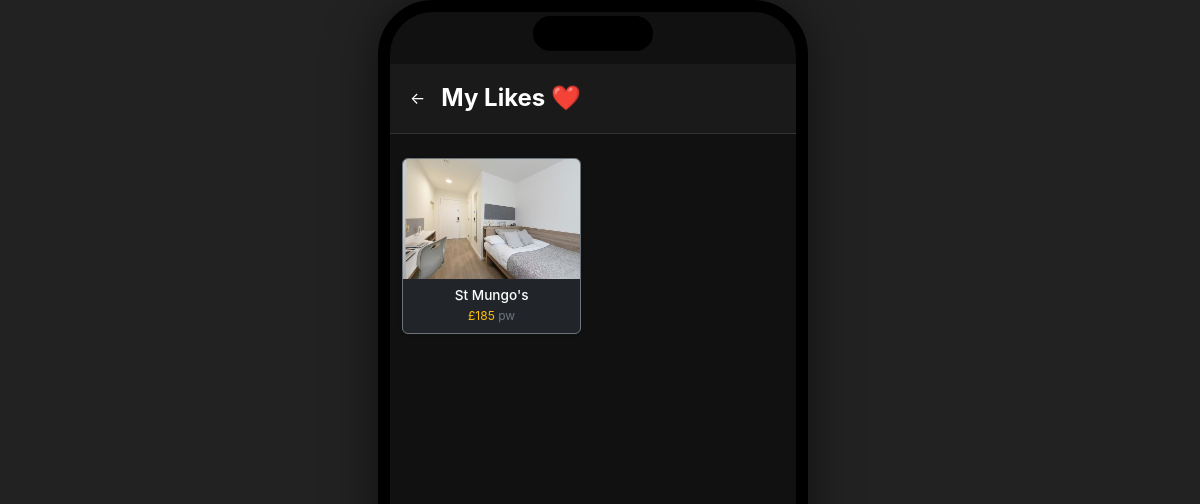
The app's page /my-likes/ (signed in) with its own data.
### properties/models.py (models this page shows, shortened)
class Property(models.Model):
    title = models.CharField(max_length=200)
    description = models.TextField()
    price = models.IntegerField(verbose_name="Price (£/week)")
    zip_code = models.CharField(max_length=10)
    image = models.ImageField(upload_to="images/", blank=True, null=True)
    owner = models.ForeignKey(User, on_delete=models.CASCADE)
    created_at = models.DateTimeField(auto_now_add=True)
    address = models.CharField(max_length=255, blank=True)
    area = models.CharField(max_length=100, blank=True)
    latitude = models.FloatField(null=True, blank=True)
    longitude = models.FloatField(null=True, blank=True)
    address = models.CharField(max_length=300, blank=True, verbose_name="Full Address")
    latitude = models.DecimalField(max_digits=9, decimal_places=7, null=True, blank=True, verbose_name="Latitude")
    longitude = models.DecimalField(max_digits=10, decimal_places=7, null=True, blank=True, verbose_name="Longitude")
    distance_from_campus = models.CharField(max_length=50, blank=True, verbose_name="Distance from Campus")
    area = models.CharField(max_length=100, blank=True, null=True)

### properties/views.py (the view)
# urls.py: path('my-likes/', views.my_likes, name='my_likes'),
@login_required
def my_likes(request):
    liked_properties = Property.objects.filter(
        likes__user=request.user
    ).order_by("-created_at")
    return render(request, "collections/my_likes.html", {"properties": liked_properties})

### properties/templates/collections/my_likes.html (shortened to what this page needs)
{% extends 'base/base.html' %}
{% block content %}
<div class="header-nav d-flex align-items-center">
    {% if request.GET.from == 'dashboard' %}
        <a href="{% url 'user_dashboard' %}" class="text-white text-decoration-none me-3">←</a>
    {% else %}
        <a href="{% url 'home' %}" class="text-white text-decoration-none me-3">←</a>
    {% endif %}
    <h4 class="fw-bold mb-0">My Likes ❤️</h4>
</div>
<div class="container mt-4 mb-5">
    <div class="row">
        {% for p in properties %}
        <div class="col-6 mb-3">
            <div class="card bg-dark text-white border-secondary h-100 shadow-sm">
                <a href="{% url 'property_detail' p.id %}" class="text-white text-decoration-none">
                    {% if p.image %}
                    <img src="{{ p.image.url }}" class="card-img-top" style="height:120px; object-fit:cover;">
                    {% else %}
                    <div style="height:120px; background:#444;" class="d-flex align-items-center justify-content-center small text-muted">No Image</div>
                    {% endif %}
                    <div class="card-body p-2 text-center">
                        <h6 style="font-size: 0.85rem;" class="mb-1 text-truncate">{{ p.title }}</h6>
                        <div class="text-warning small" style="font-size: 0.75rem;">
                            £{{ p.price }} <span class="text-secondary">pw</span>
                        </div>
                    </div>
                </a>
            </div>
        </div>
        {% endfor %}
    </div>
</div>
<div style="height: 60px;"></div>
{% endblock %}

### records on screen
Property: image (picture), title "St Mungo's", price "185"
